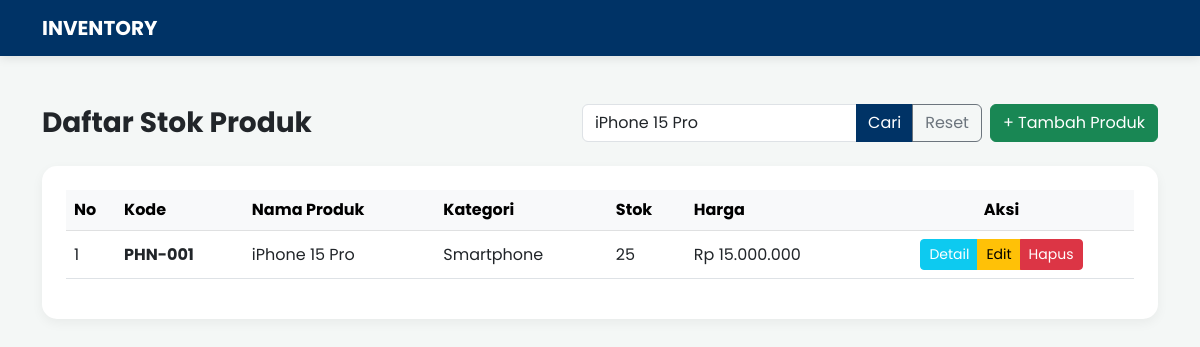
Screenshot of /dashboard.php?cari=iPhone 15 Pro with the database file from the repository.
### tables this page shows
CREATE TABLE `produk` (
  `id_produk` int(11) NOT NULL,
  `kode_produk` varchar(20) DEFAULT NULL,
  `nama_produk` varchar(100) NOT NULL,
  `kategori` enum('Smartphone','Laptop','Aksesoris','Komponen PC','Perangkat Input','Lainnya') DEFAULT NULL,
  `harga_jual` int(11) NOT NULL,
  `stok` int(11) DEFAULT 0,
  `create_at` timestamp NOT NULL DEFAULT current_timestamp()
);

### dashboard.php (the view, shortened to what this page needs)
<?php
include 'connection.php';
if (isset($_GET['cari']) && !empty($_GET['cari'])) {
    $cari = $_GET['cari'];
    $sql = "SELECT * FROM produk WHERE
            nama_produk LIKE ? OR
            kode_produk LIKE ? OR
            kategori LIKE ?
            ORDER BY id_produk DESC";
    $stmt = $conn->prepare($sql);
    $keyword = "%$cari%";
    $stmt->execute([$keyword, $keyword, $keyword]);
} else {
    $sql = "SELECT * FROM produk ORDER BY id_produk DESC";
    $stmt = $conn->query($sql);
}
?>
<!DOCTYPE html>
<html lang="id">
<head>
    <link href="https://cdn.jsdelivr.net/npm/bootstrap@5.3.0/dist/css/bootstrap.min.css" rel="stylesheet">
</head>
<body>
<nav class="navbar navbar-dark mb-5">
    <div class="container">
        <a class="navbar-brand fw-bold" href="index.php">INVENTORY</a>
    </div>
</nav>
<div class="container">
    <div class="row mb-4 align-items-center">
        <div class="col-md-5">
            <h3 class="fw-bold m-0 text-dark">Daftar Stok Produk</h3>
        </div>
        <div class="col-md-7">
            <form action="" method="GET" class="d-flex justify-content-end gap-2">
                <div class="input-group search-container">
                    <input type="text" name="cari" class="form-control"
                           placeholder="Cari nama atau kode..."
                           value="<?php echo isset($_GET['cari']) ? $_GET['cari'] : ''; ?>">
                    <button class="btn btn-primary" type="submit">Cari</button>
                    <?php if(isset($_GET['cari'])): ?>
                        <a href="dashboard.php" class="btn btn-outline-secondary">Reset</a>
                    <?php endif; ?>
                </div>
                <a href="create.php" class="btn btn-success text-nowrap">+  Tambah Produk</a>
            </form>
        </div>
    </div>
    <div class="card p-4">
        <div class="table-responsive">
            <table class="table table-hover align-middle">
                <thead class="table-light">
                    <tr>
                        <th width="50">No</th>
                        <th>Kode</th>
                        <th>Nama Produk</th>
                        <th>Kategori</th>
                        <th>Stok</th>
                        <th>Harga</th>
                        <th class="text-center">Aksi</th>
                    </tr>
                </thead>
                <tbody>
                <?php
                $no = 1;
                if ($stmt->rowCount() > 0) {
                    while($row = $stmt->fetch(PDO::FETCH_ASSOC)) {
                        echo "<tr>
                                <td>" . $no++ . "</td>
                                <td><span class='fw-bold'>" . $row['kode_produk'] . "</span></td>
                                <td>" . $row['nama_produk'] . "</td>
                                <td>" . $row['kategori'] . "</td>
                                <td>" . $row['stok'] . "</td>
                                <td>Rp " . number_format($row['harga_jual'], 0, ',', '.') . "</td>
                                <td class='text-center'>
                                    <div class='btn-group'>
                                        <a href='read.php?id=" . $row['id_produk'] . "' class='btn btn-sm btn-info text-white'>Detail</a>
                                        <a href='edit.php?id=" . $row['id_produk'] . "' class='btn btn-sm btn-warning'>Edit</a>
                                        <a href='delete.php?id=" . $row['id_produk'] . "' class='btn btn-sm btn-danger' onclick='return confirm(\"Yakin ingin menghapus produk ini?\")'>Hapus</a>
                                    </div>
                                </td>
                                </tr>";
                    }
                } else {
                    echo "<tr><td colspan='7' class='text-center py-4 text-muted'>Data tidak ditemukan atau belum ada.</td></tr>";
                }
                ?>
                </tbody>
            </table>
        </div>
    </div>
</div>
</body>
</html>

### dashboard.php (style rules this page uses)
body { background-color: #f4f7f6; font-family: 'Poppins', sans-serif; }
.navbar { background-color: #003366; box-shadow: 0 2px 10px rgba(0,0,0,0.1); }
.card { border: none; border-radius: 15px; box-shadow: 0 4px 12px rgba(0,0,0,0.05); }
.table thead { background-color: #f8f9fa; }
.btn-primary { background-color: #003366; border: none; }
.search-container { max-width: 400px; }

### rows the page displays
produk: kode_produk "PHN-001", nama_produk "iPhone 15 Pro", kategori "Smartphone", stok "25", harga_jual "15.000.000"
